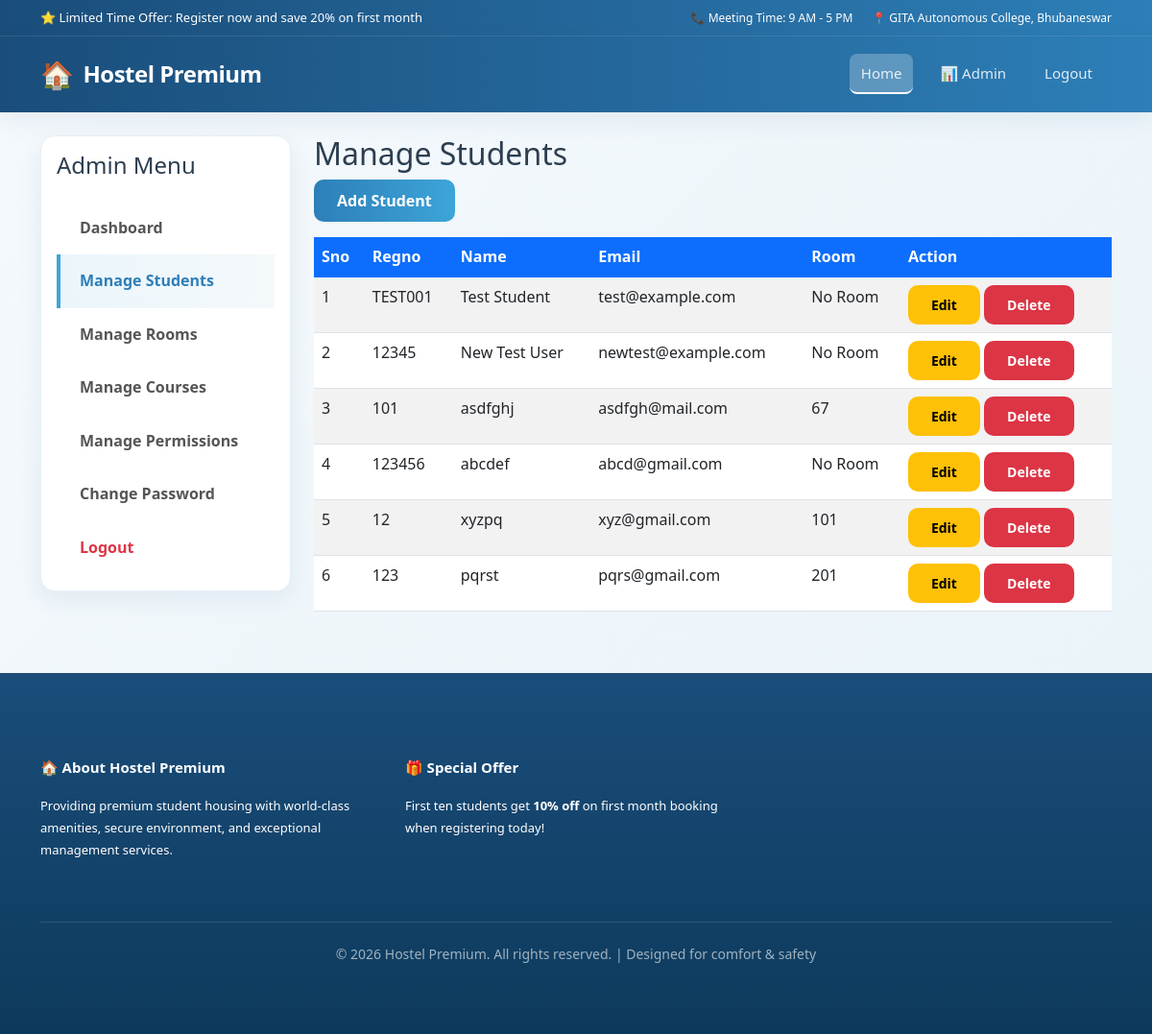
The app's page /manage_students/ (signed in) with its own data.
### hostel_app/models.py (models this page shows, shortened)
class Student(models.Model):
    user = models.OneToOneField(User, on_delete=models.CASCADE)
    regno = models.CharField(max_length=20, unique=True)
    full_name = models.CharField(max_length=100)
    last_name = models.CharField(max_length=100)
    date_of_birth = models.DateField()
    personal_details = models.TextField(blank=True, null=True)
    image = models.ImageField(upload_to='student_images/', blank=True, null=True)
    room = models.ForeignKey(Room, on_delete=models.SET_NULL, null=True, blank=True)
    course = models.ForeignKey(Course, on_delete=models.SET_NULL, null=True, blank=True)
    duration = models.CharField(max_length=50, blank=True, null=True)
    food = models.BooleanField(default=False)
    parent_name = models.CharField(max_length=100, blank=True, null=True)
    parent_contact = models.CharField(max_length=20, blank=True, null=True)
    parent_email = models.EmailField(blank=True, null=True)
    proctor_name = models.CharField(max_length=100, blank=True, null=True)
    proctor_contact = models.CharField(max_length=20, blank=True, null=True)
    hostel_incharge_name = models.CharField(max_length=100, blank=True, null=True)
    hostel_incharge_contact = models.CharField(max_length=20, blank=True, null=True)

class Room(models.Model):
    room_no = models.CharField(max_length=10, unique=True)
    semester = models.CharField(max_length=20)
    fee = models.DecimalField(max_digits=10, decimal_places=2)
    posting_date = models.DateField(auto_now_add=True)

### hostel_app/views.py (the view)
# urls.py: path('manage_students/', views.manage_students, name='manage_students'),
@login_required
def manage_students(request):
    if not request.user.is_staff:
        return redirect('home')
    students = Student.objects.all()
    return render(request, 'manage_students.html', {'students': students})

### templates/manage_students.html
{% extends 'base.html' %}
{% load static %}
{% block content %}
<div class="row g-4">
    <div class="col-lg-3">
        <div class="dashboard-sidebar p-3">
            <h4 class="mb-4">Admin Menu</h4>
            <div class="list-group">
                <a href="{% url 'admin_dashboard' %}" class="list-group-item list-group-item-action">Dashboard</a>
                <a href="{% url 'manage_students' %}" class="list-group-item list-group-item-action active">Manage Students</a>
                <a href="{% url 'manage_rooms' %}" class="list-group-item list-group-item-action">Manage Rooms</a>
                <a href="{% url 'manage_courses' %}" class="list-group-item list-group-item-action">Manage Courses</a>
                <a href="{% url 'manage_permissions' %}" class="list-group-item list-group-item-action">Manage Permissions</a>
                <a href="{% url 'change_password' %}" class="list-group-item list-group-item-action">Change Password</a>
                <a href="{% url 'logout' %}" class="list-group-item list-group-item-action text-danger">Logout</a>
            </div>
        </div>
    </div>
    <div class="col-lg-9">
        <h2>Manage Students</h2>
        <a href="{% url 'add_student' %}" class="btn btn-primary mb-3">Add Student</a>
        <div class="table-responsive">
            <table class="table table-striped">
                <thead>
                    <tr>
                        <th>Sno</th>
                        <th>Regno</th>
                        <th>Name</th>
                        <th>Email</th>
                        <th>Room</th>
                        <th>Action</th>
                    </tr>
                </thead>
                <tbody>
                    {% for student in students %}
                    <tr>
                        <td>{{ forloop.counter }}</td>
                        <td>{{ student.regno }}</td>
                        <td>{{ student.full_name }}</td>
                        <td>{{ student.user.email }}</td>
                        <td>{{ student.room.room_no|default:"No Room" }}</td>
                        <td>
                            <a href="{% url 'edit_student' student.id %}" class="btn btn-sm btn-warning">Edit</a>
                            <a href="{% url 'delete_student' student.id %}" class="btn btn-sm btn-danger" onclick="return confirm('Are you sure?')">Delete</a>
                        </td>
                    </tr>
                    {% endfor %}
                </tbody>
            </table>
        </div>
    </div>
</div>
{% endblock %}

### static/css/style.css (style rules this page uses)
:root { --primary: #1a4d7a; --secondary: #2d7fb8; --accent: #3da5d9; --light-bg: #f5f9fc; --card-shadow: 0 8px 24px rgba(26, 77, 122, 0.08); --transition: all 0.3s ease; }
* { margin: 0; padding: 0; box-sizing: border-box; }
html { scroll-behavior: smooth; }
body { background: linear-gradient(135deg, #f5f9fc 0%, #e8f3f9 100%); color: #2c3e50; font-family: 'Segoe UI', -apple-system, BlinkMacSystemFont, 'Helvetica Neue', sans-serif; line-height: 1.6; display: flex; flex-direction: column; min-height: 100vh; }
.dashboard-sidebar { background: #fff; border-radius: 15px; border: 1px solid #e8f0f5; box-shadow: var(--card-shadow); }
.dashboard-sidebar .list-group-item { border: none; padding: 15px 20px; font-weight: 600; color: #555; transition: var(--transition); cursor: pointer; border-left: 4px solid transparent; }
.dashboard-sidebar .list-group-item.active { background: linear-gradient(90deg, rgba(58, 165, 217, 0.1), rgba(45, 127, 184, 0.05)); border-left-color: var(--accent); color: var(--secondary); font-weight: 700; }
.btn { border-radius: 10px; padding: 10px 24px; font-weight: 600; transition: var(--transition); border: none; }
.btn-primary { background: linear-gradient(90deg, var(--secondary), var(--accent)); color: #fff; }
.btn-primary { border-radius: 10px; padding: 10px 24px; }
.table thead th { background: #0d6efd; color: #fff; border: none; }

### records on screen
Student: regno "TEST001", full_name "Test Student", user.email "test@example.com", room.room_no "No Room"
Student: regno "12345", full_name "New Test User", user.email "newtest@example.com", room.room_no "No Room"
Student: regno "101", full_name "asdfghj", user.email "asdfgh@mail.com", room.room_no "67"
Student: regno "123456", full_name "abcdef", user.email "abcd@gmail.com", room.room_no "No Room"
Student: regno "12", full_name "xyzpq", user.email "xyz@gmail.com", room.room_no "101"
Student: regno "123", full_name "pqrst", user.email "pqrs@gmail.com", room.room_no "201"
